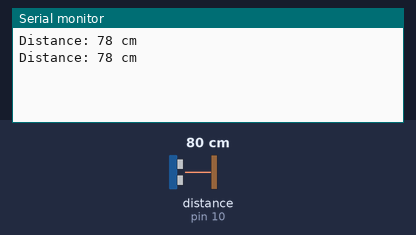
Bench run of a sketch on a simulated Arduino Uno, built with avr-gcc and run on an emulated ATmega328P. On the bench: the last lines printed to the serial monitor. Wiring (inferred from the names in the program): ultrasonic range finder: trigger pin 9; echo pin 10. Inputs (shaded band) come from the test bench; at power-on: distance to the obstacle (sensor on pin 10) 80 cm. The echo pulse lasts 58.3 µs per cm.

Above: at 1.8 s.
1.9 s: distance to the obstacle (sensor on pin 10) set to 2 cm
At 2.8 s:
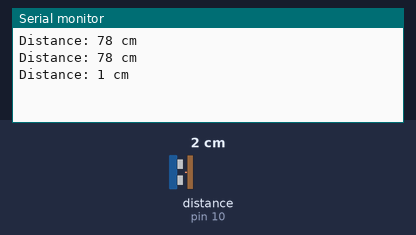
3.4 s: distance to the obstacle (sensor on pin 10) set to 4 cm
At 4.7 s:
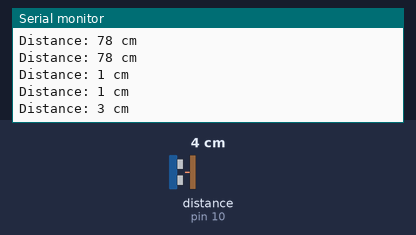
Timing chart, 0 to 6.4 s (numbered marks = the images above; inputs shaded):
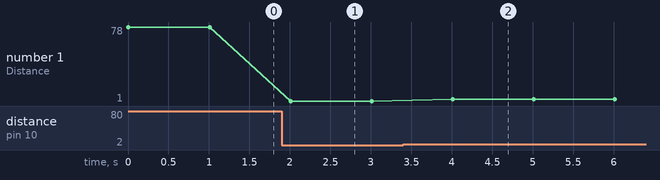

The sketch:

Ultrasonic_Sensor.ino
```cpp
const int trigPin = 9;
const int echoPin = 10;

long duration;
int distanceCm, distanceInch;

void setup()
{
    Serial.begin(9600);
    pinMode(trigPin, OUTPUT);
    pinMode(echoPin, INPUT);
}

void loop()
{
    digitalWrite(trigPin, LOW);
    delayMicroseconds(2);
    digitalWrite(trigPin, HIGH);
    delayMicroseconds(10);
    digitalWrite(trigPin, LOW);
    duration = pulseIn(echoPin, HIGH);
    distanceCm = duration * 0.034 / 2;
    distanceInch = duration * 0.0133 / 2;
    Serial.print("Distance: ");
    Serial.print(distanceCm);
    Serial.println(" cm");
    delay(1000);
}
```

Measured:
- after the input at 1.9 s, the serial monitor: prints a new line after 0.11 s (image 1)
- after the input at 3.4 s, the serial monitor: prints a new line after 0.61 s (image 2)
- plotted number 1: 78 → 1 after the input at 1.9 s, 1 → 3 after the input at 3.4 s
